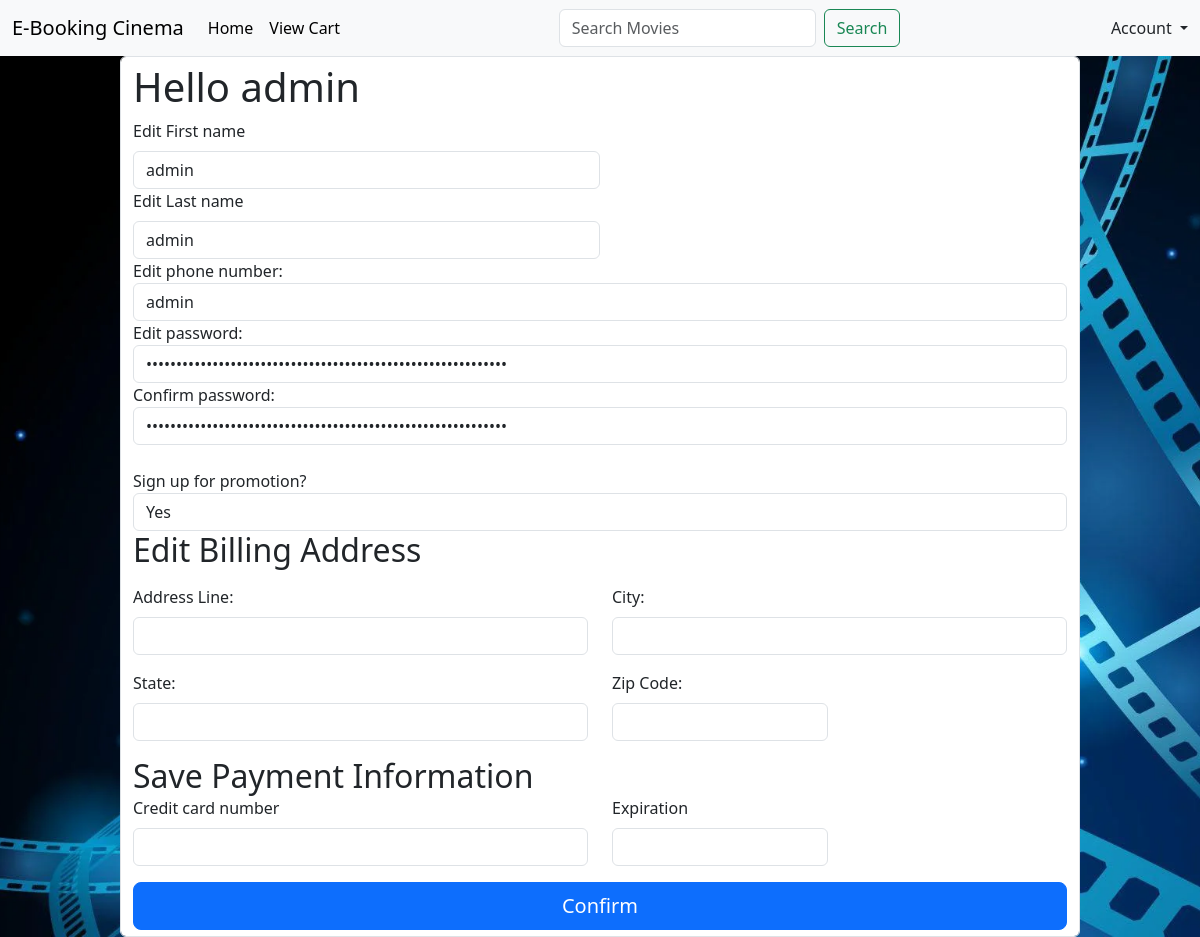
The page /pages/editprofile.php (signed in) on the database its author committed.
### tables this page shows
CREATE TABLE `user` (
  `id` int(11) NOT NULL,
  `first_name` varchar(255) DEFAULT NULL,
  `last_name` varchar(55) DEFAULT NULL,
  `phone` varchar(255) DEFAULT NULL,
  `email` varchar(255) DEFAULT NULL,
  `password` varchar(255) DEFAULT NULL,
  `promo` tinyint(1) NOT NULL DEFAULT 0,
  `city` varchar(255) DEFAULT NULL,
  `state` varchar(255) DEFAULT NULL,
  `zip` varchar(255) DEFAULT NULL,
  `status` tinyint(1) NOT NULL DEFAULT 0,
  `admin` tinyint(1) NOT NULL DEFAULT 0,
  `emailHash` varchar(32) DEFAULT NULL,
  `address` varchar(100) NOT NULL
);

### pages/editprofile.php (the view, shortened to what this page needs)
<?php
  $mysqli = require __DIR__ . "/database.php";
  $sql = "SELECT * FROM user
          WHERE id = {$_SESSION["user_id"]}";
          $result = $mysqli->query($sql);
          $user = $result->fetch_assoc();
$first_name = $user["first_name"];
$last_name = $user["last_name"];
$phone = $user["phone"];
$password = $user["password"];
$address = $user["address"];
$city = $user["city"];
$state = $user["state"];
$zip = $user["zip"];
$counter = 0;
?>
<!DOCTYPE html>
<html>
<head>
<link href="../node_modules/bootstrap/dist/css/bootstrap.min.css" rel="stylesheet">
<link href="../css/signin.css" rel="stylesheet">
<link href="../css/form-validation.css" rel="stylesheet">
<link href="../css/homepage.css" rel="stylesheet">
</head>
<body id="bg">
  <nav class="navbar navbar-expand-lg navbar-light bg-light">
    <div class="container-fluid">
        <a class="navbar-brand" href="home.php">E-Booking Cinema</a>
        <div class="collapse navbar-collapse" id="navbarNavDropdown">
            <ul class="navbar-nav me-auto order-0">
                <li class="nav-item">
                    <a class="nav-link active" href="home.php" aria-current="page">Home</a>
                </li>
                <li>
                    <a class="nav-link active" href="checkout.html" aria-current="page">View Cart</a>
                </li>
            </ul>
            <div class="mx-auto">
                <form class="d-flex">
                    <input class="form-control me-2" type="search" placeholder="Search Movies"
                        aria-label="Search">
                    <button class="btn btn-outline-success" type="submit">Search</button>
                </form>
            </div>
            <div class="d-flex ms-auto order-5">
                <div class="nav-item dropdown justify-content-end">
                    <a class="nav-link dropdown-toggle" href="#" id="navbarDropdownMenuLink" role="button"
                        data-bs-toggle="dropdown" aria-expanded="false">
                        Account
                    </a>
                </div>
            </div>
        </div>
    </div>
</nav>
<div class="container form-control form-block">
	<div class="center">
	<h1>Hello <?php echo $first_name ?></h1>
		<form action="process-profile.php" method="POST">
			<div class="col-sm-6">
              <label for="first_name" class="form-label">Edit First name</label>
              <input type="text" class="form-control" id="first_name" name="first_name" value="<?php echo $first_name ?>">
            </div>
            <div class="col-sm-6">
              <label for="last_name" class="form-label">Edit Last name</label>
              <input type="text" class="form-control" id="last_name" name="last_name" value="<?php echo $last_name ?>">
      </div>
		<label for="phone">Edit phone number:<br></label>
		<input type="text" class="form-control" id="phone" name="phone" value="<?php echo $phone ?>">
		<label for="floatingPassword">Edit password:</label>
		<input type="password" class="form-control" id="password" name="password" value="<?php echo $password ?>">
		<label for="floatingPassword">Confirm password:</label>
		<input type="password" class="form-control" id="password_confirmation" name="password_confirmation" value="<?php echo $password ?>">
		<br>
    <label for="promo">Sign up for promotion?</label>
				<select class="form-control" id="promo", name="promo">
					<option>Yes</option>
				</select>
    <h2>Edit Billing Address</h2>
    <div class="my-3">
      <div class="row gy-3">
        <div class="col-md-6">
          <label for="address" class="form-label">Address Line:</label>
          <input type="text" class="form-control" id="address" name="address" value="<?php echo $address ?>">
        </div>
        <div class="col-md-6">
          <label for="city" class="form-label">City:</label>
          <input type="text" class="form-control" id="city" name="city" value="<?php echo $city ?>">
        </div>
        <div class="col-md-6">
          <label for="state" class="form-label">State:</label>
          <input type="text" class="form-control" id="state" name="state" value="<?php echo $state ?>">
        </div>
        <div class="col-md-3">
          <label for="zip" class="form-label">Zip Code:</label>
          <input type="text" class="form-control" id="zip" name="zip" value="<?php echo $zip ?>">
        </div>
      </div>
</div>
		<h2>Save Payment Information</h2>
		<div class="my-3">
          <?php if($counter != 3) { ?>
            <div class="row gy-3">
              <div class="col-md-6">
                <label for="cc_number" class="form-label">Credit card number</label>
                <input type="text" class="form-control" id="cc_number" name="cc_number" >
              </div>
              <div class="col-md-3">
                <label for="cc_expiration" class="form-label">Expiration</label>
                <input type="text" class="form-control" id="cc_expiration" name="cc_expiration" >
              </div>
            </div>
          <?php } ?>
    </div>
		<button class="w-100 btn btn-lg btn-primary" type="submit">Confirm</button>
		</form>
	</div>
</div>
</body>
</html>

### css/signin.css (style rules this page uses)
html, body { height: 100%; }
body { align-items: center; padding-bottom: 40px; background-color: #f5f5f5; }

### css/form-validation.css (style rules this page uses)
.container { max-width: 960px; }
.form-block { margin-left: auto; margin-right: auto; margin-top: auto; margin-bottom: auto; height: auto; width: auto; background-color: #ffffff; }

### css/homepage.css (style rules this page uses)
#bg { background-image: url("../assets/wallpaper.jpg"); height: 100%; background-position: center; background-repeat: no-repeat; background-size: cover; }

### rows shown on the page
user: first_name "admin", last_name "admin", phone "admin"
